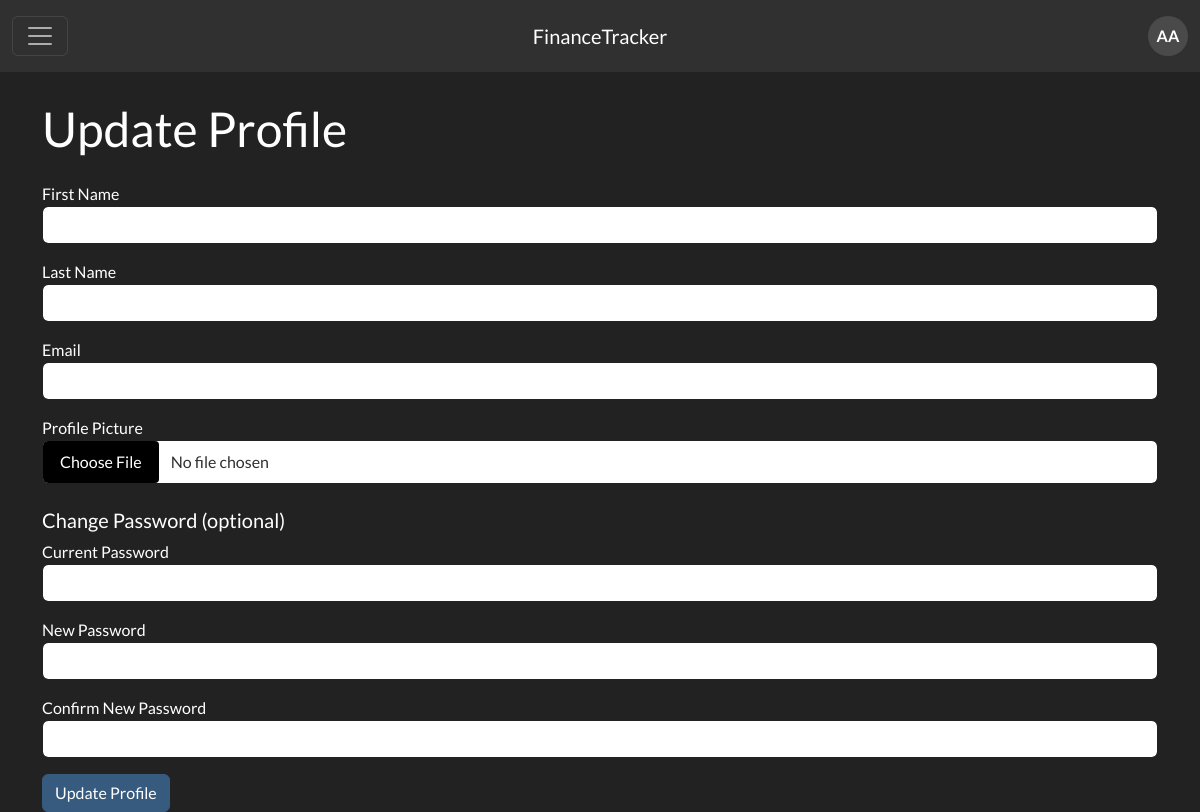
The app's page /authentication/profile/edit (signed in), older data.
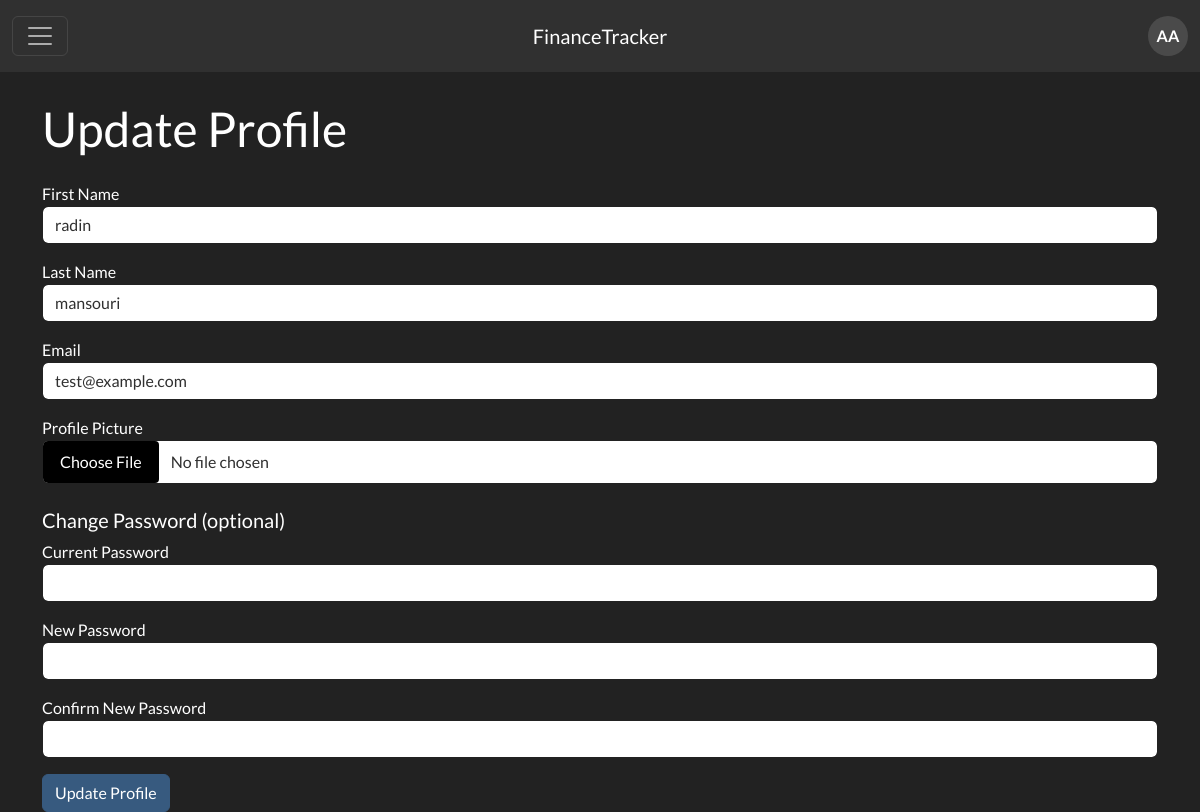
The same page, newer data.
### app/authentication/models.py (models this page shows, shortened)
class User(db.Model, UserMixin):
    id = db.Column(db.Integer, primary_key=True)
    first_name = db.Column(db.String(50), nullable=False)
    last_name = db.Column(db.String(50), nullable=False)
    email = db.Column(db.String(50), nullable=False)
    password = db.Column(db.String(128), nullable=False)
    profile_pic = db.Column(db.String(128), nullable=True)
    date_of_birth = db.Column(db.Date, nullable=True)
    phone = db.Column(db.String(50), nullable=True)
    address = db.Column(db.String(50), nullable=True)
    city = db.Column(db.String(50), nullable=True)
    state = db.Column(db.String(50), nullable=True)
    country = db.Column(db.String(50), nullable=True)
    postcode = db.Column(db.String(50), nullable=True)

### app/authentication/routes.py (the view, shortened to what this page needs)
@authentication_bp.route('/profile/edit', methods=['GET', 'POST'])
def edit_profile():
    user_data = session.get('user')
    if not user_data:
        return redirect(url_for('authentication.login'))
    user = User.query.get(user_data['id'])
    form = UpdateProfileForm(obj=user)
    return render_template('authentication/profile_edit.html', form=form, user=user)

### app/authentication/forms.py
class UpdateProfileForm(FlaskForm):
    first_name = StringField('First Name', validators=[DataRequired()])
    last_name = StringField('Last Name', validators=[DataRequired()])
    email = StringField('Email', validators=[DataRequired(), Email()])
    profile_pic = FileField('Profile Picture', validators=[FileAllowed(['jpg', 'png'], 'Images only! Max file size: 5mb')])
    current_password = PasswordField('Current Password', validators=[Optional()])
    new_password = PasswordField('New Password', validators=[Optional(), Length(min=8, max=16), pw_spaces, pw_letter, pw_number, pw_special])
    confirm_password = PasswordField('Confirm New Password', validators=[
        Optional(), EqualTo('new_password', message='Passwords must match'), Length(min=8, max=16), pw_spaces, pw_letter, pw_number, pw_special
    ])
    submit = SubmitField('Update Profile')

### app/authentication/routes.py (called while the page is built)
@authentication_bp.before_request
def load_logged_in_user():
    user = session.get('user')
    if user:
        g.user = user
    else:
        g.user = None

### app/authentication/templates/authentication/profile_edit.html (shortened to what this page needs)
{% extends "base.html" %}
{% block content %}
<div class="container">
    <h1 class="mb-4">Update Profile</h1>
    <form method="POST", enctype="multipart/form-data">
        <div class="mb-3">
            {{ form.first_name.label }}
            {{ form.first_name(class_="form-control") }}
        </div>
        <div class="mb-3">
            {{ form.last_name.label }}
            {{ form.last_name(class_="form-control") }}
        </div>
        <div class="mb-3">
            {{ form.email.label }}
            {{ form.email(class_="form-control") }}
        </div>
        <div class="mb-3">
            {{ form.profile_pic.label }}
            {{ form.profile_pic(class_="form-control") }}
        </div>
        <h5 class="mt-4">Change Password (optional)</h5>
        <div class="mb-3">
            {{ form.current_password.label }}
            {{ form.current_password(class_="form-control") }}
        </div>
        <div class="mb-3">
            {{ form.new_password.label }}
            {{ form.new_password(class_="form-control") }}
        </div>
        <div class="mb-3">
            {{ form.confirm_password.label }}
            {{ form.confirm_password(class_="form-control") }}
        </div>
        {{ form.submit(class_="btn btn-primary") }}
    </form>
</div>
{% endblock %}

### app/templates/base.html (shortened to what this page needs)
<!doctype html>
<html>
<head>
    {% block head %}
    <link rel="stylesheet" href="https://cdn.datatables.net/1.13.6/css/jquery.dataTables.min.css">
    <link rel="stylesheet" href="{{ url_for('static', filename='css/style.css') }}">
    <link href="https://cdn.jsdelivr.net/npm/bootswatch@5.3.0/dist/darkly/bootstrap.min.css" rel="stylesheet">
    {% endblock %}
</head>
<body>
    <header>
        <nav class="navbar navbar-dark bg-dark fixed-top">
            <div class="container-fluid">
                <button class="navbar-toggler" type="button" data-bs-toggle="offcanvas" data-bs-target="#offcanvasDarkNavbar" aria-controls="offcanvasDarkNavbar" aria-label="Toggle navigation">
                    <span class="navbar-toggler-icon"></span>
                  </button>
                  <a class="navbar-brand" href="{{ url_for('home') }}">
                  FinanceTracker
                  </a>
                {% if session.get('user') %}
                    <a href="{{ url_for('authentication.profile') }}" class="profile-link">
                        <div class="profile-circle">
                            {% if session.user.profile_image %}
                                <img src="{{ session.user.profile_image }}" alt="Profile" class="profile-image">
                            {% else %}
                                <span class="profile-initials">{{ session.user.first_name[0] }}{{ session.user.last_name[0] }}</span>
                            {% endif %}
                        </div>
                    </a>
                {% else %}
                    <a class="btn btn-outline-light" href="{{ url_for('authentication.login') }}">Login</a>
                {% endif %}
            </div>
          </nav>
      </header>
    <main class="main-content">
    {% block content %}
    {% endblock %}
    </main>
</body>
</html>

### app/static/css/style.css (style rules this page uses)
body { font-family: Arial, sans-serif; background-color: #a7a7a7; text-align: center; padding-top: 50px; }
.main-content { padding-top: 50px; }
.profile-link { text-decoration: none; }
.profile-circle { width: 40px; height: 40px; border-radius: 50%; background-color: #4a4a4a; display: flex; align-items: center; justify-content: center; overflow: hidden; }
.profile-initials { color: white; font-size: 16px; font-weight: bold; text-transform: uppercase; }

Row changes from the older to the newer data that the page shows:
added User: first_name "radin", last_name "mansouri", email "test@example.com"
